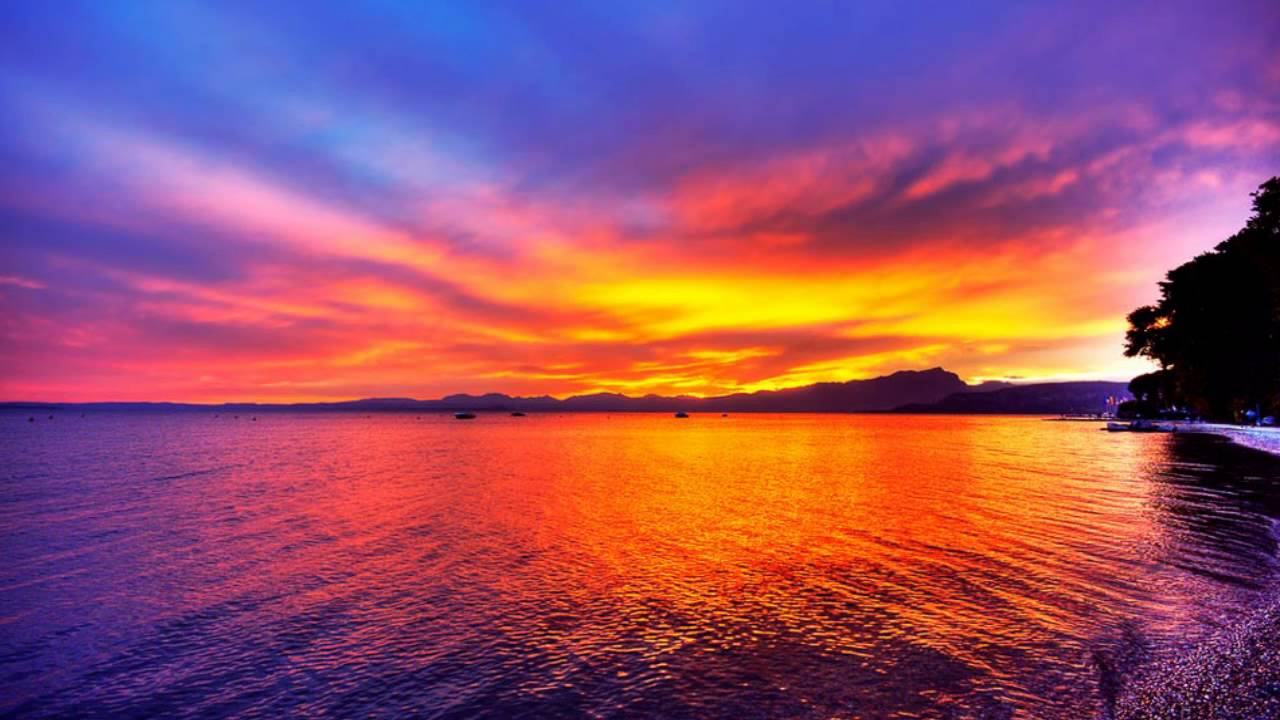
#> input picture Reverse Image Search/dataset/1.jpg, 1280 x 720 px; its folder holds 2 pictures in this run
$ python index.py --dataset '../Reverse Image Search/dataset'
#> lines starting #> are read from the running program, lines starting #| are printed output that depends on the picture
### Ologn Reverse Image Search/hashing.py
# hashing.py
# June 2020
# Some hashing operations


import numpy as np
import cv2


def hash_distance(img_path, hash_size=16):
	""" Convert an image to a hash """
#> called with img_path = '../Reverse Image Search/dataset/1.jpg', hash_size = 16
	img = cv2.imread(img_path)
#> img is the input picture: shape (720, 1280, 3); mean B, G, R 106.2, 80.6, 149.2
	img = cv2.cvtColor(img, cv2.COLOR_BGR2GRAY)
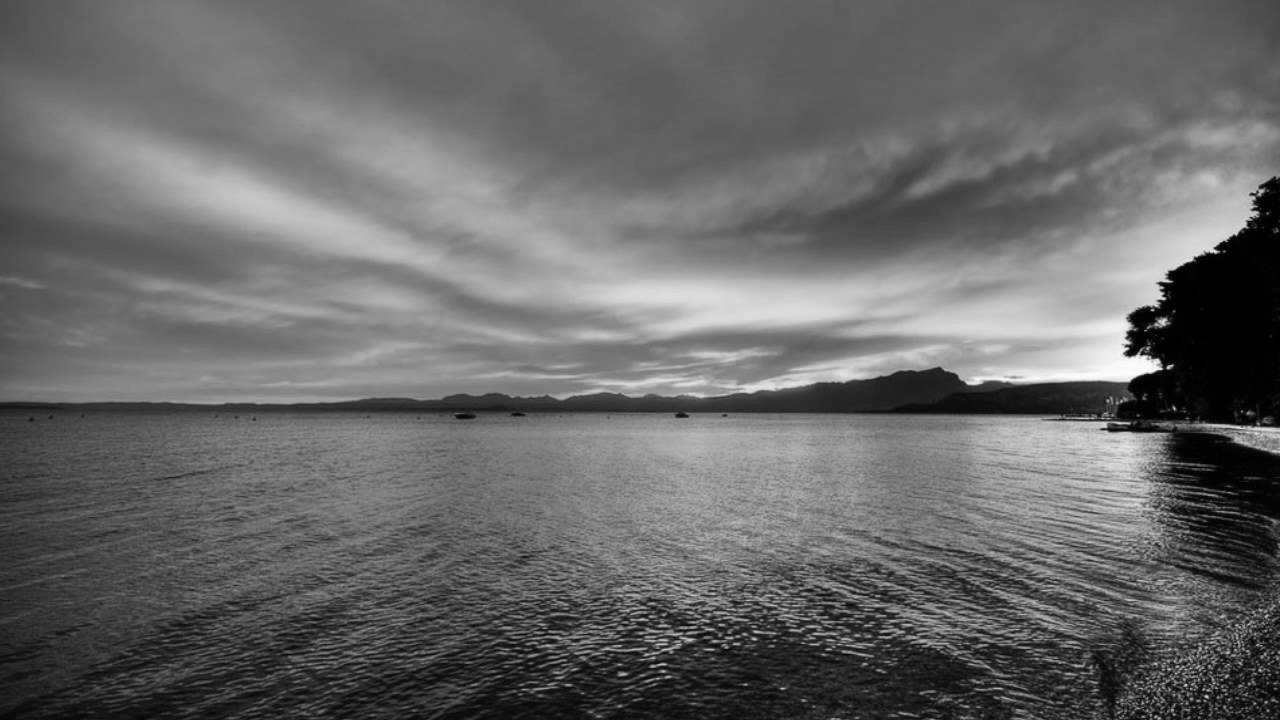
#> img: shape (720, 1280); min 0, max 254, mean 104
	img = cv2.resize(img, (hash_size + 1, hash_size))
	# The horizontal gradients between adjacent column pixels
	diff = img[:, 1:] > img[:, :-1]
	# Convert the difference to a hash
	return sum([2 ** i for (i, v) in enumerate(diff.flatten()) if v])


def convert_hash(h):
	""" Get the int table index from a NumPy 64-bit float hash """
	return int(np.array(h, dtype="float64"))


def hamming(a, b):
	""" To compute the Hamming distance between 2 integers """
	return bin(int(a) ^ int(b)).count("1")


##

### Ologn Reverse Image Search/index.py
# index.py
# June 2020
# Take an input directory of photos and compute their hashes
# Save an index of the hashes (the hash table of all the image hashes)
# And save a VP-tree of the hashes for O(logn) search time to find similar hashes
#
# $ python3 index.py -d photos


from hashing import hash_distance
from hashing import convert_hash
from hashing import hamming
from imutils import paths
import argparse
import pickle
import vptree
import sys
import os


def compute_hashes(img_paths, hashes={}):
	for img_path in img_paths:
		hashed = hash_distance(img_path)
#> hashed = 31602563883220788788291704162864347775571232865614953307305485577619616780435
		idx = convert_hash(hashed)
#> idx = 31602563883220785830552591518109235928222319134934972120676737251616455917568
		loc = hashes.get(idx, [])
#> loc = []
		loc.append(img_path)
		hashes[idx] = loc
#> pass 2 of the loop in compute_hashes, `for img_path in img_paths:`:
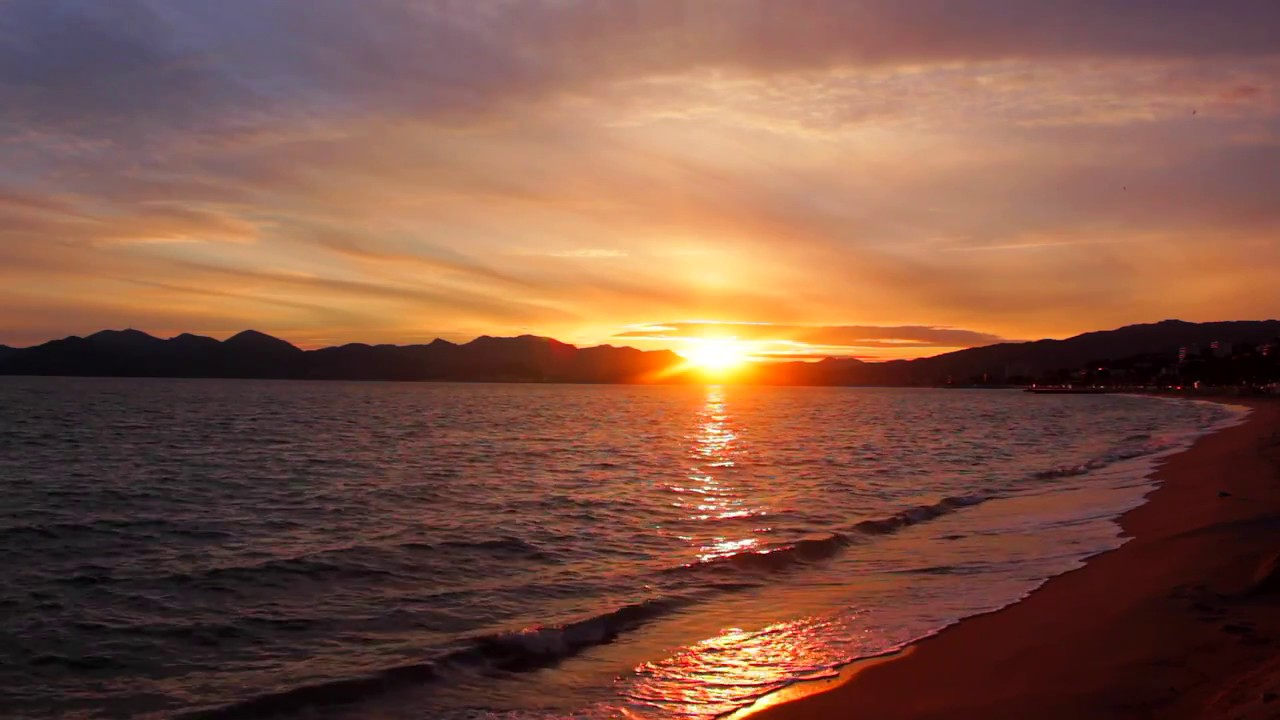
#> input picture Reverse Image Search/dataset/2.jpg, 1280 x 720 px
#> in hash_distance, img is the input picture: shape (720, 1280, 3); mean B, G, R 68.3, 85.5, 128.1
#> in hash_distance (call 2), `img = cv2.cvtColor(img, cv2.COLOR_BGR2GRAY)`:
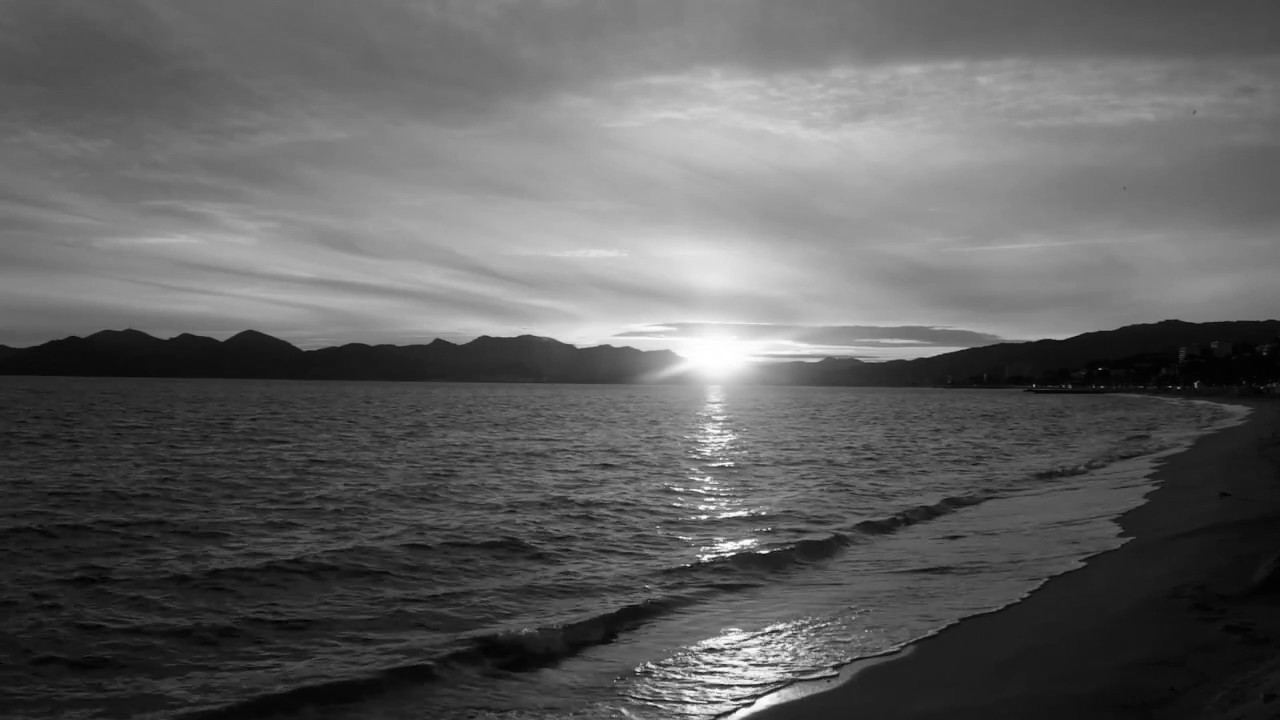
#> img: shape (720, 1280); min 0, max 255, mean 96.3
#> hashed = 59228266420247587497158697786372638153395374723989466192222857668005772329467
#> idx = 59228266420247592386504203140939114065953209035912949545251669077542389678080
	return hashes


def save_tree(hashes):
	points = list(hashes.keys())
	tree = vptree.VPTree(points, hamming)
	f = open("vptree.pickle", "wb")
	f.write(pickle.dumps(tree))
	f.close()
	f = open("hashes.pickle", "wb")
	f.write(pickle.dumps(hashes))
	f.close()


def check(dataset):
	if not os.path.isdir(dataset):
		sys.exit(1)
	img_paths = list(paths.list_images(dataset))
	if len(img_paths) <= 0:
		sys.exit(1)
	return img_paths


if __name__ == "__main__":
	ap = argparse.ArgumentParser()
	ap.add_argument("-d", "--dataset", required=True)
	args = vars(ap.parse_args())

	img_paths = check(args["dataset"])
	hashes = compute_hashes(img_paths)
#> hashes = {31602563883220785830552591518109235928222319134934972120676737251616455917568: ['../Reverse Image Search/dataset/1.jpg'], 59228266420247592386504203140939114065953209035912949545251669077542389678080: ['../Reverse Image Search/dataset/2.jpg']}
	save_tree(hashes)
#> in save_tree, `points = list(hashes.keys())`: points = [31602563883220785830552591518109235928222319134934972120676737251616455917568, 59228266420247592386504203140939114065953209035912949545251669077542389678080]
#> (the call stopped at in save_tree, `tree = vptree.VPTree(points, hamming)`: vptree is not available in this run)


##
